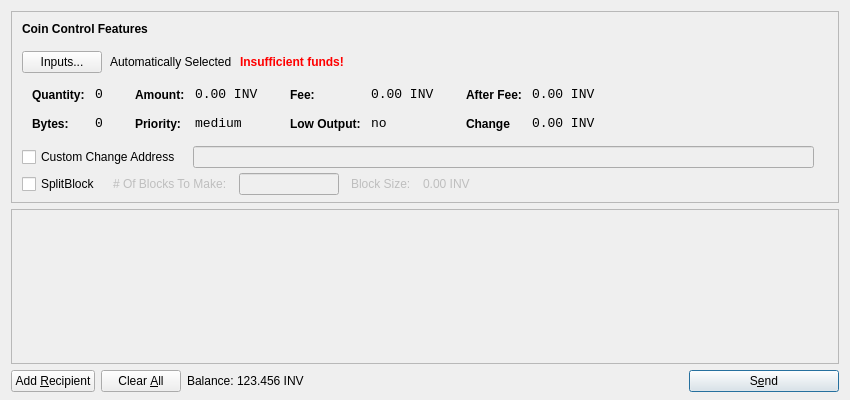
<?xml version="1.0" encoding="UTF-8"?>
<ui version="4.0">
 <class>SendCoinsDialog</class>
 <widget class="QDialog" name="SendCoinsDialog">
  <property name="geometry">
   <rect>
    <x>0</x>
    <y>0</y>
    <width>850</width>
    <height>400</height>
   </rect>
  </property>
  <property name="windowTitle">
   <string>Send Coins</string>
  </property>
  <layout class="QVBoxLayout" name="verticalLayout" stretch="0,1,0">
   <property name="bottomMargin">
    <number>8</number>
   </property>
   <item>
    <widget class="QFrame" name="frameCoinControl">
     <property name="sizePolicy">
      <sizepolicy hsizetype="Expanding" vsizetype="Expanding">
       <horstretch>0</horstretch>
       <verstretch>0</verstretch>
      </sizepolicy>
     </property>
     <property name="maximumSize">
      <size>
       <width>16777215</width>
       <height>16777215</height>
      </size>
     </property>
     <property name="frameShape">
      <enum>QFrame::StyledPanel</enum>
     </property>
     <property name="frameShadow">
      <enum>QFrame::Sunken</enum>
     </property>
     <layout class="QVBoxLayout" name="verticalLayoutCoinControl2">
      <property name="spacing">
       <number>-1</number>
      </property>
      <property name="leftMargin">
       <number>0</number>
      </property>
      <property name="topMargin">
       <number>0</number>
      </property>
      <property name="rightMargin">
       <number>0</number>
      </property>
      <property name="bottomMargin">
       <number>6</number>
      </property>
      <item>
       <layout class="QVBoxLayout" name="verticalLayoutCoinControl" stretch="0,0,0,0,1">
        <property name="spacing">
         <number>0</number>
        </property>
        <property name="leftMargin">
         <number>10</number>
        </property>
        <property name="topMargin">
         <number>10</number>
        </property>
        <item>
         <layout class="QHBoxLayout" name="horizontalLayoutCoinControl1">
          <property name="bottomMargin">
           <number>15</number>
          </property>
          <item>
           <widget class="QLabel" name="labelCoinControlFeatures">
            <property name="sizePolicy">
             <sizepolicy hsizetype="Preferred" vsizetype="Maximum">
              <horstretch>0</horstretch>
              <verstretch>0</verstretch>
             </sizepolicy>
            </property>
            <property name="font">
             <font>
              <weight>75</weight>
              <bold>true</bold>
             </font>
            </property>
            <property name="styleSheet">
             <string notr="true">font-weight:bold;</string>
            </property>
            <property name="text">
             <string>Coin Control Features</string>
            </property>
           </widget>
          </item>
         </layout>
        </item>
        <item>
         <layout class="QHBoxLayout" name="horizontalLayoutCoinControl2" stretch="0,0,0,0">
          <property name="spacing">
           <number>8</number>
          </property>
          <property name="bottomMargin">
           <number>10</number>
          </property>
          <item>
           <widget class="QPushButton" name="pushButtonCoinControl">
            <property name="styleSheet">
             <string notr="true"/>
            </property>
            <property name="text">
             <string>Inputs...</string>
            </property>
           </widget>
          </item>
          <item>
           <widget class="QLabel" name="labelCoinControlAutomaticallySelected">
            <property name="text">
             <string>Automatically Selected</string>
            </property>
            <property name="margin">
             <number>5</number>
            </property>
           </widget>
          </item>
          <item>
           <widget class="QLabel" name="labelCoinControlInsuffFunds">
            <property name="font">
             <font>
              <weight>75</weight>
              <bold>true</bold>
             </font>
            </property>
            <property name="styleSheet">
             <string notr="true">color:red;font-weight:bold;</string>
            </property>
            <property name="text">
             <string>Insufficient funds!</string>
            </property>
            <property name="margin">
             <number>5</number>
            </property>
           </widget>
          </item>
          <item>
           <spacer name="horizontalSpacerCoinControl">
            <property name="orientation">
             <enum>Qt::Horizontal</enum>
            </property>
            <property name="sizeHint" stdset="0">
             <size>
              <width>40</width>
              <height>1</height>
             </size>
            </property>
           </spacer>
          </item>
         </layout>
        </item>
        <item>
         <widget class="QWidget" name="widgetCoinControl" native="true">
          <property name="sizePolicy">
           <sizepolicy hsizetype="Preferred" vsizetype="Preferred">
            <horstretch>0</horstretch>
            <verstretch>0</verstretch>
           </sizepolicy>
          </property>
          <property name="minimumSize">
           <size>
            <width>0</width>
            <height>0</height>
           </size>
          </property>
          <property name="styleSheet">
           <string notr="true"/>
          </property>
          <layout class="QHBoxLayout" name="horizontalLayoutCoinControl5">
           <property name="margin">
            <number>0</number>
           </property>
           <item>
            <layout class="QHBoxLayout" name="horizontalLayoutCoinControl3" stretch="0,0,0,1">
             <property name="spacing">
              <number>20</number>
             </property>
             <property name="topMargin">
              <number>0</number>
             </property>
             <property name="bottomMargin">
              <number>10</number>
             </property>
             <item>
              <layout class="QFormLayout" name="formLayoutCoinControl1">
               <property name="horizontalSpacing">
                <number>10</number>
               </property>
               <property name="verticalSpacing">
                <number>14</number>
               </property>
               <property name="leftMargin">
                <number>10</number>
               </property>
               <property name="topMargin">
                <number>4</number>
               </property>
               <property name="rightMargin">
                <number>6</number>
               </property>
               <item row="0" column="0">
                <widget class="QLabel" name="labelCoinControlQuantityText">
                 <property name="styleSheet">
                  <string notr="true">font-weight:bold;</string>
                 </property>
                 <property name="text">
                  <string>Quantity:</string>
                 </property>
                 <property name="margin">
                  <number>0</number>
                 </property>
                </widget>
               </item>
               <item row="0" column="1">
                <widget class="QLabel" name="labelCoinControlQuantity">
                 <property name="font">
                  <font>
                   <family>Monospace</family>
                   <pointsize>10</pointsize>
                  </font>
                 </property>
                 <property name="cursor">
                  <cursorShape>IBeamCursor</cursorShape>
                 </property>
                 <property name="contextMenuPolicy">
                  <enum>Qt::ActionsContextMenu</enum>
                 </property>
                 <property name="text">
                  <string>0</string>
                 </property>
                 <property name="margin">
                  <number>0</number>
                 </property>
                 <property name="textInteractionFlags">
                  <set>Qt::LinksAccessibleByMouse|Qt::TextSelectableByKeyboard|Qt::TextSelectableByMouse</set>
                 </property>
                </widget>
               </item>
               <item row="1" column="0">
                <widget class="QLabel" name="labelCoinControlBytesText">
                 <property name="styleSheet">
                  <string notr="true">font-weight:bold;</string>
                 </property>
                 <property name="text">
                  <string>Bytes:</string>
                 </property>
                </widget>
               </item>
               <item row="1" column="1">
                <widget class="QLabel" name="labelCoinControlBytes">
                 <property name="font">
                  <font>
                   <family>Monospace</family>
                   <pointsize>10</pointsize>
                  </font>
                 </property>
                 <property name="cursor">
                  <cursorShape>IBeamCursor</cursorShape>
                 </property>
                 <property name="contextMenuPolicy">
                  <enum>Qt::ActionsContextMenu</enum>
                 </property>
                 <property name="text">
                  <string>0</string>
                 </property>
                 <property name="textInteractionFlags">
                  <set>Qt::LinksAccessibleByMouse|Qt::TextSelectableByKeyboard|Qt::TextSelectableByMouse</set>
                 </property>
                </widget>
               </item>
              </layout>
             </item>
             <item>
              <layout class="QFormLayout" name="formLayoutCoinControl2">
               <property name="horizontalSpacing">
                <number>10</number>
               </property>
               <property name="verticalSpacing">
                <number>14</number>
               </property>
               <property name="leftMargin">
                <number>6</number>
               </property>
               <property name="topMargin">
                <number>4</number>
               </property>
               <property name="rightMargin">
                <number>6</number>
               </property>
               <item row="0" column="0">
                <widget class="QLabel" name="labelCoinControlAmountText">
                 <property name="styleSheet">
                  <string notr="true">font-weight:bold;</string>
                 </property>
                 <property name="text">
                  <string>Amount:</string>
                 </property>
                 <property name="margin">
                  <number>0</number>
                 </property>
                </widget>
               </item>
               <item row="0" column="1">
                <widget class="QLabel" name="labelCoinControlAmount">
                 <property name="font">
                  <font>
                   <family>Monospace</family>
                   <pointsize>10</pointsize>
                  </font>
                 </property>
                 <property name="cursor">
                  <cursorShape>IBeamCursor</cursorShape>
                 </property>
                 <property name="contextMenuPolicy">
                  <enum>Qt::ActionsContextMenu</enum>
                 </property>
                 <property name="text">
                  <string>0.00 INV</string>
                 </property>
                 <property name="textInteractionFlags">
                  <set>Qt::LinksAccessibleByMouse|Qt::TextSelectableByKeyboard|Qt::TextSelectableByMouse</set>
                 </property>
                </widget>
               </item>
               <item row="1" column="0">
                <widget class="QLabel" name="labelCoinControlPriorityText">
                 <property name="styleSheet">
                  <string notr="true">font-weight:bold;</string>
                 </property>
                 <property name="text">
                  <string>Priority:</string>
                 </property>
                </widget>
               </item>
               <item row="1" column="1">
                <widget class="QLabel" name="labelCoinControlPriority">
                 <property name="font">
                  <font>
                   <family>Monospace</family>
                   <pointsize>10</pointsize>
                  </font>
                 </property>
                 <property name="cursor">
                  <cursorShape>IBeamCursor</cursorShape>
                 </property>
                 <property name="contextMenuPolicy">
                  <enum>Qt::ActionsContextMenu</enum>
                 </property>
                 <property name="text">
                  <string>medium</string>
                 </property>
                 <property name="textInteractionFlags">
                  <set>Qt::LinksAccessibleByMouse|Qt::TextSelectableByKeyboard|Qt::TextSelectableByMouse</set>
                 </property>
                </widget>
               </item>
              </layout>
             </item>
             <item>
              <layout class="QFormLayout" name="formLayoutCoinControl3">
               <property name="horizontalSpacing">
                <number>10</number>
               </property>
               <property name="verticalSpacing">
                <number>14</number>
               </property>
               <property name="leftMargin">
                <number>6</number>
               </property>
               <property name="topMargin">
                <number>4</number>
               </property>
               <property name="rightMargin">
                <number>6</number>
               </property>
               <item row="0" column="0">
                <widget class="QLabel" name="labelCoinControlFeeText">
                 <property name="styleSheet">
                  <string notr="true">font-weight:bold;</string>
                 </property>
                 <property name="text">
                  <string>Fee:</string>
                 </property>
                 <property name="margin">
                  <number>0</number>
                 </property>
                </widget>
               </item>
               <item row="0" column="1">
                <widget class="QLabel" name="labelCoinControlFee">
                 <property name="font">
                  <font>
                   <family>Monospace</family>
                   <pointsize>10</pointsize>
                  </font>
                 </property>
                 <property name="cursor">
                  <cursorShape>IBeamCursor</cursorShape>
                 </property>
                 <property name="contextMenuPolicy">
                  <enum>Qt::ActionsContextMenu</enum>
                 </property>
                 <property name="text">
                  <string>0.00 INV</string>
                 </property>
                 <property name="textInteractionFlags">
                  <set>Qt::LinksAccessibleByMouse|Qt::TextSelectableByKeyboard|Qt::TextSelectableByMouse</set>
                 </property>
                </widget>
               </item>
               <item row="1" column="0">
                <widget class="QLabel" name="labelCoinControlLowOutputText">
                 <property name="styleSheet">
                  <string notr="true">font-weight:bold;</string>
                 </property>
                 <property name="text">
                  <string>Low Output:</string>
                 </property>
                </widget>
               </item>
               <item row="1" column="1">
                <widget class="QLabel" name="labelCoinControlLowOutput">
                 <property name="font">
                  <font>
                   <family>Monospace</family>
                   <pointsize>10</pointsize>
                  </font>
                 </property>
                 <property name="cursor">
                  <cursorShape>IBeamCursor</cursorShape>
                 </property>
                 <property name="contextMenuPolicy">
                  <enum>Qt::ActionsContextMenu</enum>
                 </property>
                 <property name="text">
                  <string>no</string>
                 </property>
                 <property name="textInteractionFlags">
                  <set>Qt::LinksAccessibleByMouse|Qt::TextSelectableByKeyboard|Qt::TextSelectableByMouse</set>
                 </property>
                </widget>
               </item>
              </layout>
             </item>
             <item>
              <layout class="QFormLayout" name="formLayoutCoinControl4">
               <property name="fieldGrowthPolicy"> 
                <enum>QFormLayout::AllNonFixedFieldsGrow</enum> 
               </property>
               <property name="horizontalSpacing">
                <number>10</number>
               </property>
               <property name="verticalSpacing">
                <number>14</number>
               </property>
               <property name="leftMargin">
                <number>6</number>
               </property>
               <property name="topMargin">
                <number>4</number>
               </property>
               <property name="rightMargin">
                <number>6</number>
               </property>
               <item row="0" column="0">
                <widget class="QLabel" name="labelCoinControlAfterFeeText">
                 <property name="styleSheet">
                  <string notr="true">font-weight:bold;</string>
                 </property>
                 <property name="text">
                  <string>After Fee:</string>
                 </property>
                 <property name="margin">
                  <number>0</number>
                 </property>
                </widget>
               </item>
               <item row="0" column="1">
                <widget class="QLabel" name="labelCoinControlAfterFee">
                 <property name="font">
                  <font>
                   <family>Monospace</family>
                   <pointsize>10</pointsize>
                  </font>
                 </property>
                 <property name="cursor">
                  <cursorShape>IBeamCursor</cursorShape>
                 </property>
                 <property name="contextMenuPolicy">
                  <enum>Qt::ActionsContextMenu</enum>
                 </property>
                 <property name="text">
                  <string>0.00 INV</string>
                 </property>
                 <property name="textInteractionFlags">
                  <set>Qt::LinksAccessibleByMouse|Qt::TextSelectableByKeyboard|Qt::TextSelectableByMouse</set>
                 </property>
                </widget>
               </item>
               <item row="1" column="0">
                <widget class="QLabel" name="labelCoinControlChangeText">
                 <property name="styleSheet">
                  <string notr="true">font-weight:bold;</string>
                 </property>
                 <property name="text">
                  <string>Change</string>
                 </property>
                </widget>
               </item>
               <item row="1" column="1">
                <widget class="QLabel" name="labelCoinControlChange">
                 <property name="font">
                  <font>
                   <family>Monospace</family>
                   <pointsize>10</pointsize>
                  </font>
                 </property>
                 <property name="cursor">
                  <cursorShape>IBeamCursor</cursorShape>
                 </property>
                 <property name="contextMenuPolicy">
                  <enum>Qt::ActionsContextMenu</enum>
                 </property>
                 <property name="text">
                  <string>0.00 INV</string>
                 </property>
                 <property name="textInteractionFlags">
                  <set>Qt::LinksAccessibleByMouse|Qt::TextSelectableByKeyboard|Qt::TextSelectableByMouse</set>
                 </property>
                </widget>
               </item>
              </layout>
             </item>
            </layout>
           </item>
          </layout>
         </widget>
        </item>
        <item>
         <layout class="QHBoxLayout" name="horizontalLayoutCoinControl4" stretch="0,0,0">
          <property name="spacing">
           <number>12</number>
          </property>
          <property name="sizeConstraint">
           <enum>QLayout::SetDefaultConstraint</enum>
          </property>
          <property name="topMargin">
           <number>5</number>
          </property>
          <property name="rightMargin">
           <number>5</number>
          </property>
          <item>
           <widget class="QCheckBox" name="checkBoxCoinControlChange">
            <property name="text">
             <string>Custom Change Address</string>
            </property>
           </widget>
          </item>
          <item>
           <widget class="QLineEdit" name="lineEditCoinControlChange">
            <property name="enabled">
             <bool>false</bool>
            </property>
            <property name="sizePolicy">
             <sizepolicy hsizetype="Expanding" vsizetype="Fixed">
              <horstretch>0</horstretch>
              <verstretch>0</verstretch>
             </sizepolicy>
            </property>
           </widget>
          </item>
          <item>
           <widget class="QLabel" name="labelCoinControlChangeLabel">
            <property name="sizePolicy">
             <sizepolicy hsizetype="Preferred" vsizetype="Expanding">
              <horstretch>0</horstretch>
              <verstretch>0</verstretch>
             </sizepolicy>
            </property>
            <property name="minimumSize">
             <size>
              <width>0</width>
              <height>0</height>
             </size>
            </property>
            <property name="text">
             <string/>
            </property>
            <property name="margin">
             <number>3</number>
            </property>
           </widget>
          </item>
         </layout>
        </item>
        <item>
         <layout class="QHBoxLayout" name="horizontalLayoutCoinControl4a" stretch="0,0,0,0">
          <property name="alignment" >
         <set>Qt::AlignLeft</set>
          </property>
          <property name="spacing">
           <number>12</number>
          </property>
          <property name="sizeConstraint">
           <enum>QLayout::SetDefaultConstraint</enum>
          </property>
          <property name="topMargin">
           <number>5</number>
          </property>
          <property name="rightMargin">
           <number>5</number>
          </property>
           <item> 
           <widget class="QCheckBox" name="splitBlockCheckBox"> 
            <property name="text"> 
             <string>SplitBlock</string> 
            </property> 
           </widget> 
          </item> 
          <item> 
           <widget class="QLabel" name="labelBlocksToMakeText"> 
            <property name="enabled"> 
             <bool>false</bool> 
            </property> 
            <property name="text"> 
             <string># Of Blocks To Make:</string> 
            </property> 
           </widget> 
          </item>
          <item> 
           <widget class="QLineEdit" name="splitBlockLineEdit"> 
            <property name="enabled"> 
             <bool>false</bool> 
            </property> 
            <property name="sizePolicy"> 
             <sizepolicy hsizetype="Fixed" vsizetype="Fixed"> 
              <horstretch>0</horstretch> 
              <verstretch>0</verstretch> 
             </sizepolicy> 
            </property> 
            <property name="maximumSize"> 
             <size> 
              <width>100</width> 
              <height>16777215</height> 
             </size> 
            </property> 
           </widget> 
          </item> 
          <item> 
           <widget class="QLabel" name="labelBlockSizeText"> 
            <property name="enabled"> 
             <bool>false</bool> 
            </property> 
            <property name="text"> 
             <string>Block Size:</string> 
            </property> 
           </widget> 
          </item> 
          <item> 
           <widget class="QLabel" name="labelBlockSize"> 
            <property name="enabled"> 
             <bool>false</bool> 
            </property> 
            <property name="text"> 
             <string>0.00 INV</string> 
            </property>
           </widget> 
           </item>
         </layout>
        </item>
        <item>
         <spacer name="verticalSpacerCoinControl">
          <property name="orientation">
           <enum>Qt::Vertical</enum>
          </property>
          <property name="sizeHint" stdset="0">
           <size>
            <width>800</width>
            <height>1</height>
           </size>
          </property>
         </spacer>
        </item>
       </layout>
      </item>
     </layout>
    </widget>
   </item>
   <item>
    <widget class="QScrollArea" name="scrollArea">
     <property name="widgetResizable">
      <bool>true</bool>
     </property>
     <widget class="QWidget" name="scrollAreaWidgetContents">
      <property name="geometry">
       <rect>
        <x>0</x>
        <y>0</y>
        <width>830</width>
        <height>165</height>
       </rect>
      </property>
      <layout class="QVBoxLayout" name="verticalLayout_2">
       <property name="margin">
        <number>0</number>
       </property>
       <item>
        <layout class="QVBoxLayout" name="entries">
         <property name="spacing">
          <number>6</number>
         </property>
        </layout>
       </item>
       <item>
        <spacer name="verticalSpacer">
         <property name="orientation">
          <enum>Qt::Vertical</enum>
         </property>
         <property name="sizeHint" stdset="0">
          <size>
           <width>20</width>
           <height>40</height>
          </size>
         </property>
        </spacer>
       </item>
      </layout>
     </widget>
    </widget>
   </item>
   <item>
    <layout class="QHBoxLayout" name="horizontalLayout">
     <item>
      <widget class="QPushButton" name="addButton">
       <property name="toolTip">
        <string>Send to multiple recipients at once</string>
       </property>
       <property name="text">
        <string>Add &amp;Recipient</string>
       </property>
       <property name="icon">
        <iconset resource="../bitcoin.qrc">
         <normaloff>:/icons/add</normaloff>:/icons/add</iconset>
       </property>
       <property name="autoDefault">
        <bool>false</bool>
       </property>
      </widget>
     </item>
     <item>
      <widget class="QPushButton" name="clearButton">
       <property name="sizePolicy">
        <sizepolicy hsizetype="Minimum" vsizetype="Fixed">
         <horstretch>0</horstretch>
         <verstretch>0</verstretch>
        </sizepolicy>
       </property>
       <property name="toolTip">
        <string>Remove all transaction fields</string>
       </property>
       <property name="text">
        <string>Clear &amp;All</string>
       </property>
       <property name="icon">
        <iconset resource="../bitcoin.qrc">
         <normaloff>:/icons/remove</normaloff>:/icons/remove</iconset>
       </property>
       <property name="autoRepeatDelay">
        <number>300</number>
       </property>
       <property name="autoDefault">
        <bool>false</bool>
       </property>
      </widget>
     </item>
     <item>
      <layout class="QHBoxLayout" name="horizontalLayout_2">
       <property name="spacing">
        <number>3</number>
       </property>
       <item>
        <widget class="QLabel" name="label">
         <property name="sizePolicy">
          <sizepolicy hsizetype="Preferred" vsizetype="Fixed">
           <horstretch>0</horstretch>
           <verstretch>0</verstretch>
          </sizepolicy>
         </property>
         <property name="text">
          <string>Balance:</string>
         </property>
        </widget>
       </item>
       <item>
        <widget class="QLabel" name="labelBalance">
         <property name="sizePolicy">
          <sizepolicy hsizetype="Preferred" vsizetype="Fixed">
           <horstretch>0</horstretch>
           <verstretch>0</verstretch>
          </sizepolicy>
         </property>
         <property name="cursor">
          <cursorShape>IBeamCursor</cursorShape>
         </property>
         <property name="text">
          <string>123.456 INV</string>
         </property>
         <property name="textInteractionFlags">
          <set>Qt::LinksAccessibleByMouse|Qt::TextSelectableByKeyboard|Qt::TextSelectableByMouse</set>
         </property>
        </widget>
       </item>
      </layout>
     </item>
     <item>
      <spacer name="horizontalSpacer">
       <property name="orientation">
        <enum>Qt::Horizontal</enum>
       </property>
       <property name="sizeHint" stdset="0">
        <size>
         <width>40</width>
         <height>20</height>
        </size>
       </property>
      </spacer>
     </item>
     <item>
      <widget class="QPushButton" name="sendButton">
       <property name="minimumSize">
        <size>
         <width>150</width>
         <height>0</height>
        </size>
       </property>
       <property name="toolTip">
        <string>Confirm the send action</string>
       </property>
       <property name="text">
        <string>S&amp;end</string>
       </property>
       <property name="icon">
        <iconset resource="../bitcoin.qrc">
         <normaloff>:/icons/send</normaloff>:/icons/send</iconset>
       </property>
       <property name="default">
        <bool>true</bool>
       </property>
      </widget>
     </item>
    </layout>
   </item>
  </layout>
 </widget>
 <resources>
  <include location="../bitcoin.qrc"/>
 </resources>
 <connections/>
</ui>
